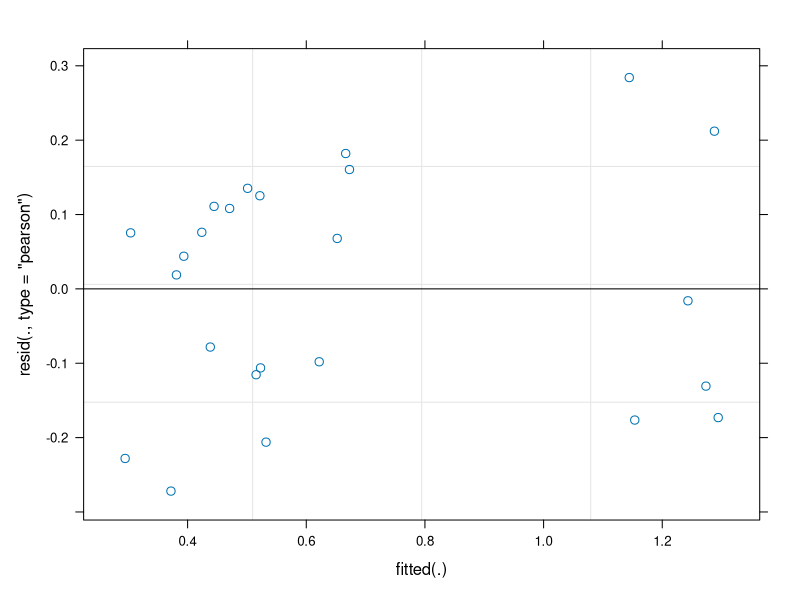
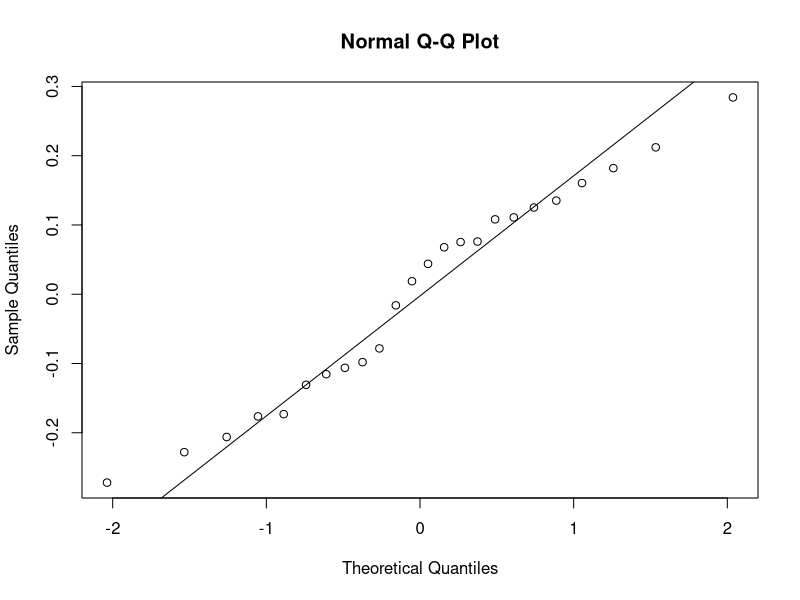
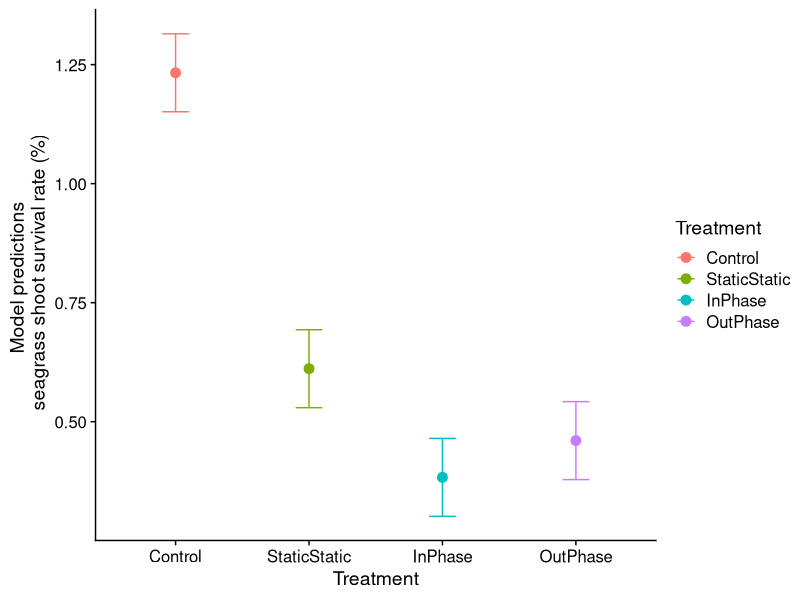

Write the R code that produced these figures, in order.
#Multi-stressor field experiment
#Supplementary material
#Figure S1. Seagrass shoot survival rate (%)

library(lme4)
library(lmerTest)
library(ggplot2)
library(cowplot)
library(tidyverse)

#read csv
dat <- read.csv("data/MortalityGrowth_Control.csv")
str(dat)
dat <- data.frame(unclass(dat), stringsAsFactors = TRUE)
str(dat)
dat$Block <- as.factor(dat$Block)
dat$Treatment <- as.factor(dat$Treatment)
str(dat)

dat$Treatment <- relevel(factor(dat$Treatment), ref = "StaticStatic")

#effects of treatment on survival rate, random block effect
m1 <- lmer(Survival_rate ~ Treatment + (1|Block), dat = dat)

plot(m1)
qqnorm(resid(m1))
qqline(resid(m1))
summary(m1)

#formatted figure with CI
easyPredCI <- function(model,newdata=NULL,alpha=0.05) {
  ## baseline prediction, on the linear predictor (logit) scale:
  pred0 <- predict(model,re.form=NA,newdata=newdata)
  ## fixed-effects model matrix for new data
  X <- model.matrix(formula(model,fixed.only=TRUE)[-2],newdata)
  beta <- fixef(model) ## fixed-effects coefficients
  V <- vcov(model)     ## variance-covariance matrix of beta
  pred.se <- sqrt(diag(X %*% V %*% t(X))) ## std errors of predictions
  ## inverse-link function
  linkinv <- family(model)$linkinv
  crit <- -qnorm(alpha/2)
  linkinv(cbind(conf.low=pred0-pred.se,
                conf.high=pred0+pred.se))
}

#Make df with all combos of observed treatments
dat$Treatment <- factor(dat$Treatment, levels = c("Control", "StaticStatic", "InPhase", "OutPhase"))

newdata <- dat %>% 
  select(Treatment) %>%
  distinct()
newdata$mean <- predict(m1, re.form=NA,
                        newdata = newdata)

CIs <- easyPredCI(m1, newdata = newdata)
newdata$lwr <- CIs[,1]
newdata$upr <- CIs[,2]

#plot predictions
newdata %>%
  ggplot() +
  aes(x = Treatment, y = mean, colour = Treatment) +
  geom_errorbar(aes(ymin = lwr, ymax = upr), width = 0.2, position = position_dodge(width = 0.5)) +
  geom_point(size = 3, position = position_dodge(0.5)) +
  theme_cowplot()+
  ylab("Model predictions \n seagrass shoot survival rate (%)") +
  xlab("Treatment") 
